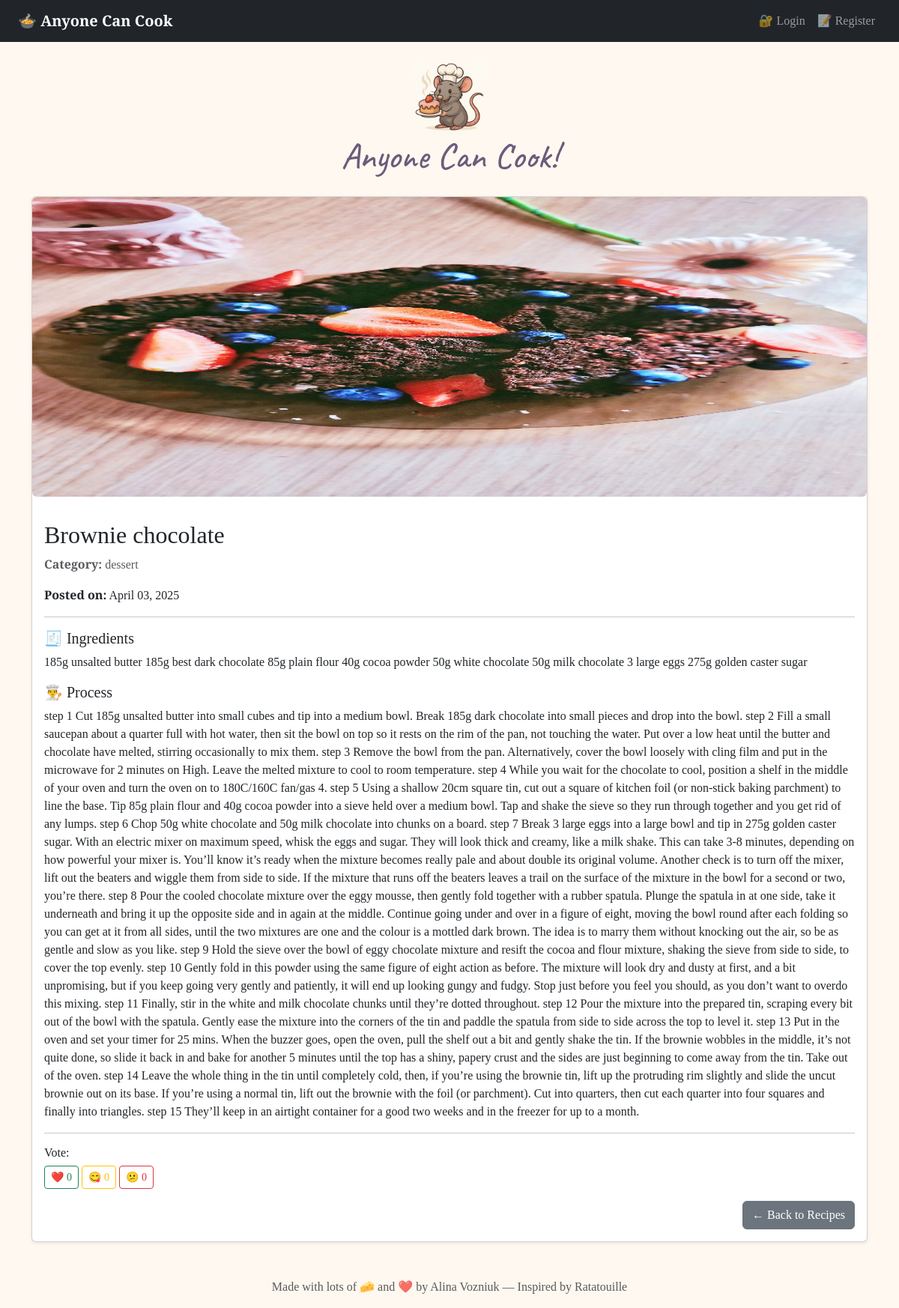
The page /recipe/4 on the database its author committed.
### app.py (models this page shows)
class Recipe(db.Model):
    id = db.Column(db.Integer, primary_key=True)
    title = db.Column(db.String(150), nullable=False)
    category = db.Column(db.String(50), nullable=False)
    ingredients = db.Column(db.Text, nullable=False)
    process = db.Column(db.Text, nullable=False)
    image = db.Column(db.String(150))
    source = db.Column(db.String(250), nullable=True)
    date = db.Column(db.DateTime, default=datetime.utcnow)
    votes_interesting = db.Column(db.Integer, default=0)
    votes_mindblowing = db.Column(db.Integer, default=0)
    votes_false = db.Column(db.Integer, default=0)
    user_id = db.Column(db.Integer, db.ForeignKey('user.id'))

### app.py (the view)
@app.route('/recipe/<int:recipe_id>')
def recipe_detail(recipe_id):
    recipe = Recipe.query.get_or_404(recipe_id)
    return render_template('recipe_detail.html', recipe=recipe)

### templates/recipe_detail.html (shortened to what this page needs)
{% extends 'base.html' %}
{% block content %}
<div class="card shadow-sm mb-4">
  {% if recipe.image %}
  <img src="{{ url_for('static', filename='uploads/' + recipe.image) }}"
       class="img-fluid rounded mb-3 recipe-image-detail"
       alt="{{ recipe.title }}">
  {% endif %}
  <div class="card-body">
    <h2 class="card-title">{{ recipe.title }}</h2>
    <p class="text-muted"><strong>Category:</strong> {{ recipe.category }}</p>
    <p><strong>Posted on:</strong> {{ recipe.date.strftime('%B %d, %Y') }}</p>
    <hr>
    <h5>🧾 Ingredients</h5>
    <p>{{ recipe.ingredients }}</p>
    <h5>👨‍🍳 Process</h5>
    <p>{{ recipe.process }}</p>
    <hr>
    <h6>Vote:</h6>
    <div class="mb-3">
      <a href="{{ url_for('vote', recipe_id=recipe.id, vote_type='interesting') }}" class="btn btn-outline-success btn-sm">❤️ {{ recipe.votes_interesting }}</a>
      <a href="{{ url_for('vote', recipe_id=recipe.id, vote_type='mindblowing') }}" class="btn btn-outline-warning btn-sm">😋 {{ recipe.votes_mindblowing }}</a>
      <a href="{{ url_for('vote', recipe_id=recipe.id, vote_type='false') }}" class="btn btn-outline-danger btn-sm">😕 {{ recipe.votes_false }}</a>
    </div>
    <a href="{{ url_for('index') }}" class="btn btn-secondary float-end">← Back to Recipes</a>
  </div>
</div>
{% endblock %}

### templates/base.html (style rules this page uses)
body { font-family: 'Playfair Display', serif; background-color: #fff8f0; }
.card { overflow: hidden; animation: fadeIn 0.6s ease-in; }
.recipe-image-detail { max-height: 400px; border-radius: 1rem; transition: none !important; }

### rows shown on the page
Recipe: image (picture), title "Brownie chocolate", category "dessert", date "April 03, 2025", ingredients "185g unsalted butter 185g best dark chocolate 85g plain flour 40g cocoa powder 50g white chocolate 50g milk chocolate 3 large eggs 275g golden caster sugar", process "step 1 Cut 185g unsalted butter into small cubes and tip into a medium bowl. Break 185g dark chocolate into small pieces and drop into the bowl. step 2 Fill a small saucepan about a quarter full with hot water, then sit the bowl on top so it rests on the rim of the pan, not touching the water. Put over a low heat until the butter and chocolate have melted, stirring occasionally to mix them. step 3 Remove the bowl from the pan. Alternatively, cover the bowl loosely with cling film and put in the microwave for 2 minutes on High. Leave the melted mixture to cool to room temperature. step 4 While you wait for the chocolate to cool, position a shelf in the middle of your oven and turn the oven…", votes_interesting "0", votes_mindblowing "0", votes_false "0"
